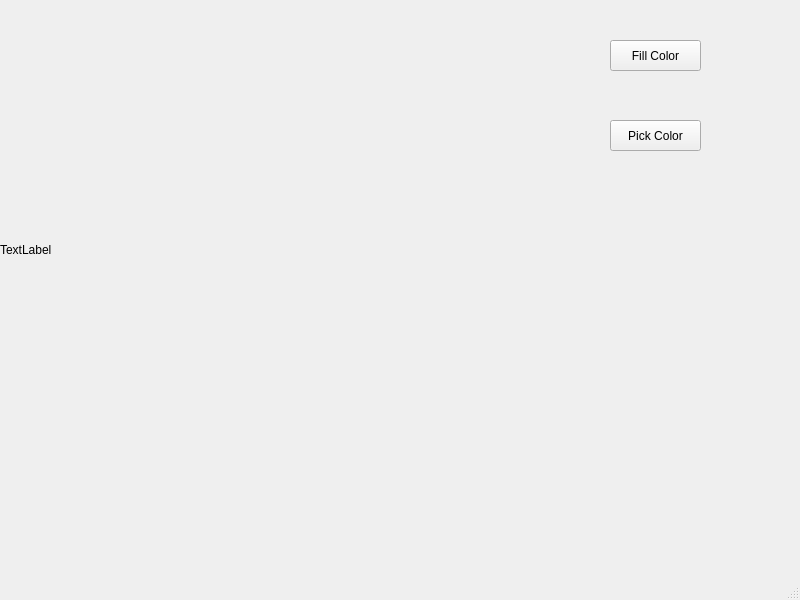
<?xml version="1.0" encoding="UTF-8"?>
<ui version="4.0">
 <class>MainWindow</class>
 <widget class="QMainWindow" name="MainWindow">
  <property name="geometry">
   <rect>
    <x>0</x>
    <y>0</y>
    <width>800</width>
    <height>600</height>
   </rect>
  </property>
  <property name="windowTitle">
   <string>MainWindow</string>
  </property>
  <widget class="QWidget" name="centralwidget">
   <widget class="QLabel" name="label">
    <property name="geometry">
     <rect>
      <x>0</x>
      <y>0</y>
      <width>500</width>
      <height>500</height>
     </rect>
    </property>
    <property name="text">
     <string>TextLabel</string>
    </property>
   </widget>
   <widget class="QPushButton" name="pushButton">
    <property name="geometry">
     <rect>
      <x>610</x>
      <y>40</y>
      <width>91</width>
      <height>31</height>
     </rect>
    </property>
    <property name="text">
     <string>Fill Color</string>
    </property>
   </widget>
   <widget class="QPushButton" name="pushButton_2">
    <property name="geometry">
     <rect>
      <x>610</x>
      <y>120</y>
      <width>91</width>
      <height>31</height>
     </rect>
    </property>
    <property name="text">
     <string>Pick Color</string>
    </property>
   </widget>
  </widget>
  <widget class="QMenuBar" name="menubar">
   <property name="geometry">
    <rect>
     <x>0</x>
     <y>0</y>
     <width>800</width>
     <height>21</height>
    </rect>
   </property>
  </widget>
  <widget class="QStatusBar" name="statusbar"/>
 </widget>
 <resources/>
 <connections/>
</ui>
